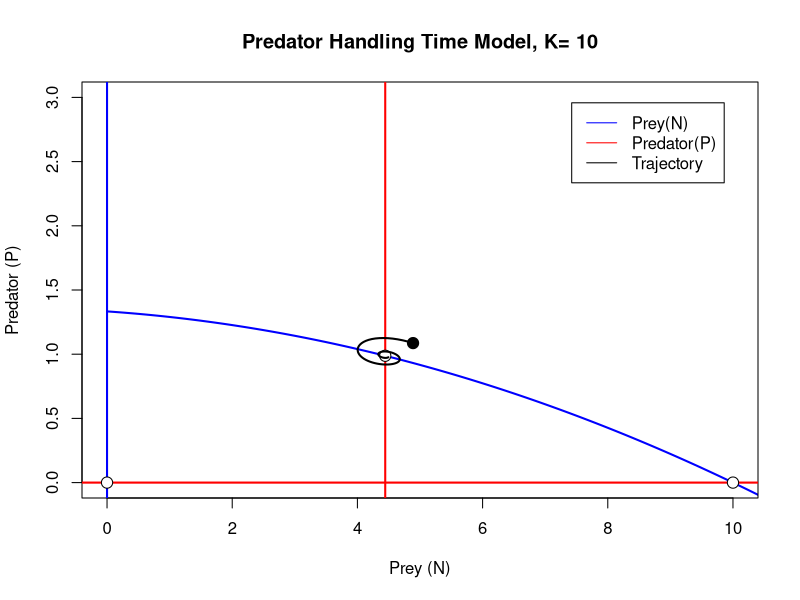
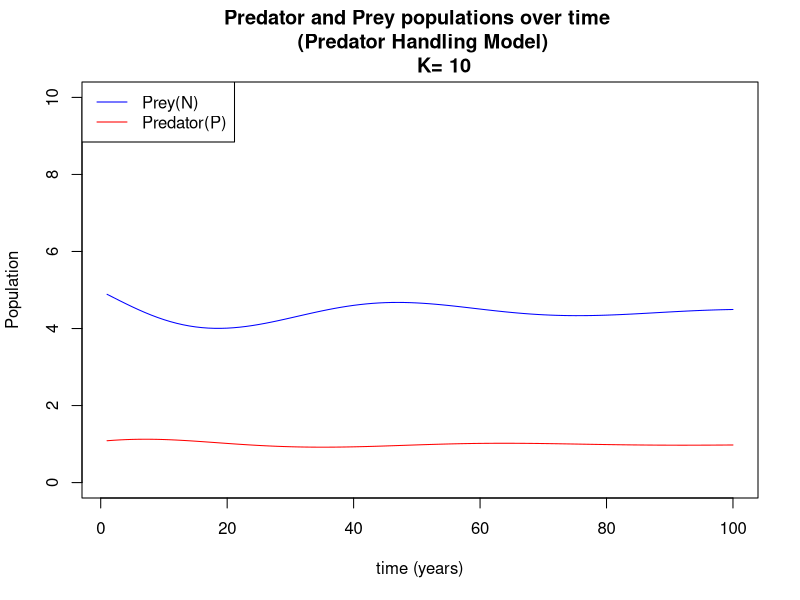
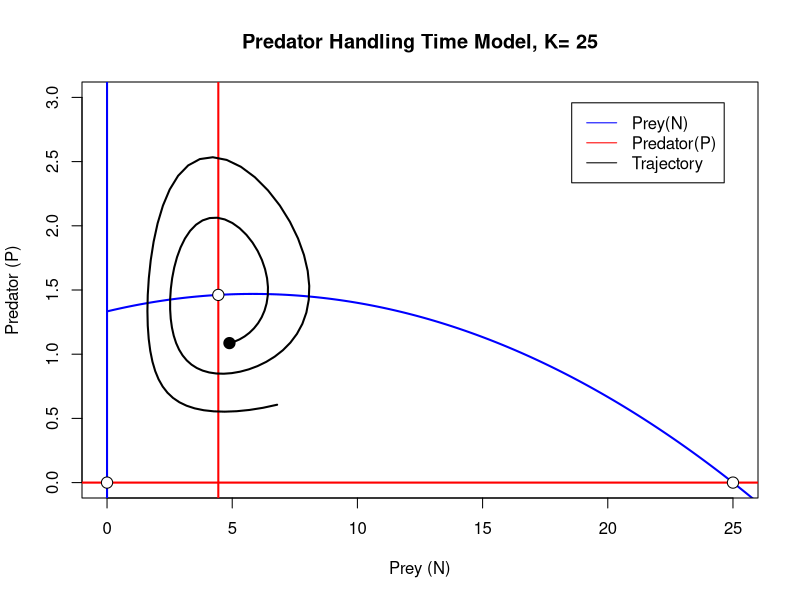
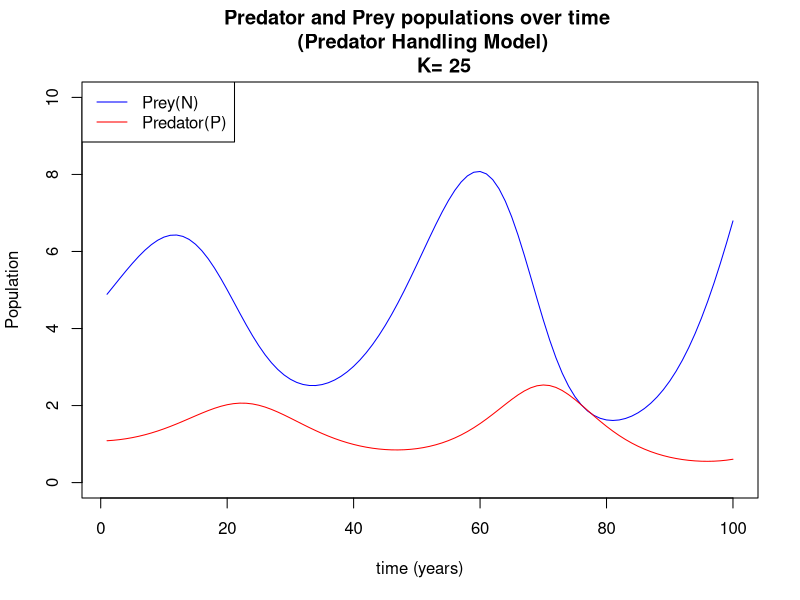

Source code (R) for these figures, in order:
###predator density model
a <- 0.2
b <- 0.15
c <- 0.3
d <- 0.15
K <- 10
h <- 0.5

N.start <- d/(c*b-d*b*h)*1.1
P.start <- (a*c/(c*b-d*b*h))*(1-d/(c*b*K-d*b*h*K))*1.1

predator <- function(a,b,c,d,K,h,N.start,P.start){
  
  #equilibrium points
  N.star1 <- 0
  P.star1 <- 0
  N.star2 <- K
  P.star2 <- 0
  N.star4 <- d/(c*b-d*b*h)
  P.star4 <- (a*c/(c*b-d*b*h))*(1-d/(c*b*K-d*b*h*K))
  
  #isoclines
  N.points <- seq(0, 1.5*K, by=0.1)
  P.points <- seq(0, 1.5*K, by=0.1)
  N.isocline <- (a/b)*(1-N.points/K)*(1+b*h*N.points)
  
  plot(N.points,N.isocline, type= 'l', col='blue', lwd=2,
       xlab='Prey (N)', ylab='Predator (P)', 
       main=paste('Predator Handling Time Model, K=',K),
       xlim=c(0,K), ylim=c(0,3))
  legend('topright', inset=0.05, legend=c('Prey(N)', 'Predator(P)', 'Trajectory'), 
         col=c('blue','red','black'), lty=1)
  
  #red is P isoclines
  abline(h=0, col="red", lwd=2)
  abline(v=d/(c*b-d*b*h), col='red', lwd=2)
  #blue is N isoclines
  abline(v=0, col='blue', lwd=2)
  
  
  points(N.star1,P.star1, pch = 21, bg = "white", cex = 1.5)
  points(N.star2,P.star2, pch = 21, bg = "white", cex = 1.5)
  points(N.star4,P.star4, pch = 21, bg = "white", cex = 1.5)  
  
  #trajectory
  points(N.start,P.start,pch=21,bg="black",cex=1.5)
  
  time <- 100
  timelist<-seq(1,time)
  
  N.output<-matrix(NA,nrow=time,ncol=3)
  N.output[1,1:3]<-c(1,N.start,P.start)
  
  for (i in 2:time){
    N<-N.output[i-1,2]
    P<-N.output[i-1,3]
    N.output[i,2]<- N+a*N*(1-N/K)-(b*N*P/(1+b*h*N))
    N.output[i,3]<- P+(c*b*N*P/(1+b*h*N))-d*P
  }
  
  lines(N.output[,2],N.output[,3],col="black",lwd=2)
  
  
  #time population data
  #2 is N(blue) and 3 is P (red)
  plot(seq(1,time,1),N.output[,2], col='blue', ylim=c(0,10), type='l', 
       xlab='time (years)', ylab='Population', 
       main=paste('Predator and Prey populations over time \n (Predator Handling Model)
        K=',K
       ))
  lines(seq(1,time,1),N.output[,3],col='red')
  legend('topleft',legend=c('Prey(N)', 'Predator(P)'), 
         col=c('blue','red'), lty=1)
  
  
  #calculate eigenvalues
  jacob <- matrix(0,2,2)
  jacob[1,1] <- 1+a-2*a*N.star4/K-b*P.star4/((1+b*h*N.star4)^2) #df/dn
  jacob[1,2] <- -b*N.star4/(1+b*h*N.star4) #df/dp
  jacob[2,1] <- c*b*P.star4/((1+b*h*N.star4)^2)  #dg/dn
  jacob[2,2] <- 1+c*b*N.star4/(1+b*h*N.star4)-d #dg/dp
  
  print(jacob)
  ev<-eigen(jacob)
  print(ev$values)
  
  Eigen.Magnitude=(Re(ev$values[1])^2+Im(ev$values[1])^2)^0.5
  print(paste("Eigenvalue magnitude = ", round(Eigen.Magnitude, 4)))
  
}

predator(a,b,c,d,10,h,N.start,P.start)

predator(a,b,c,d,25,h,N.start,P.start)


